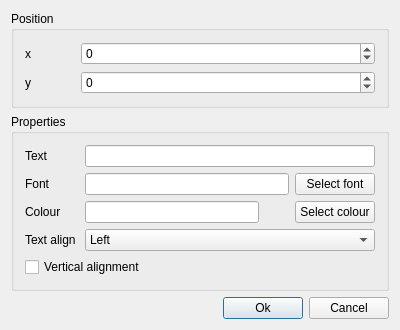
<?xml version="1.0" encoding="UTF-8"?>
<ui version="4.0">
 <class>EditText</class>
 <widget class="QWidget" name="EditText">
  <property name="geometry">
   <rect>
    <x>0</x>
    <y>0</y>
    <width>400</width>
    <height>321</height>
   </rect>
  </property>
  <property name="windowTitle">
   <string>Edit Text - %1</string>
  </property>
  <layout class="QVBoxLayout" name="verticalLayout_3">
   <item>
    <widget class="QGroupBox" name="groupBox_2">
     <property name="title">
      <string>Position</string>
     </property>
     <layout class="QVBoxLayout" name="verticalLayout_2">
      <item>
       <layout class="QHBoxLayout" name="horizontalLayout_5">
        <item>
         <widget class="QLabel" name="label_4">
          <property name="minimumSize">
           <size>
            <width>50</width>
            <height>0</height>
           </size>
          </property>
          <property name="maximumSize">
           <size>
            <width>50</width>
            <height>16777215</height>
           </size>
          </property>
          <property name="text">
           <string>x</string>
          </property>
         </widget>
        </item>
        <item>
         <widget class="QSpinBox" name="posX">
          <property name="minimum">
           <number>-2147483647</number>
          </property>
          <property name="maximum">
           <number>2147483647</number>
          </property>
         </widget>
        </item>
       </layout>
      </item>
      <item>
       <layout class="QHBoxLayout" name="horizontalLayout_6">
        <item>
         <widget class="QLabel" name="label_5">
          <property name="minimumSize">
           <size>
            <width>50</width>
            <height>0</height>
           </size>
          </property>
          <property name="maximumSize">
           <size>
            <width>50</width>
            <height>16777215</height>
           </size>
          </property>
          <property name="text">
           <string>y</string>
          </property>
         </widget>
        </item>
        <item>
         <widget class="QSpinBox" name="posY">
          <property name="minimum">
           <number>-2147483647</number>
          </property>
          <property name="maximum">
           <number>2147483647</number>
          </property>
         </widget>
        </item>
       </layout>
      </item>
     </layout>
    </widget>
   </item>
   <item>
    <widget class="QGroupBox" name="groupBox">
     <property name="title">
      <string>Properties</string>
     </property>
     <layout class="QVBoxLayout" name="verticalLayout">
      <item>
       <layout class="QHBoxLayout" name="horizontalLayout_2">
        <item>
         <widget class="QLabel" name="label">
          <property name="minimumSize">
           <size>
            <width>54</width>
            <height>0</height>
           </size>
          </property>
          <property name="maximumSize">
           <size>
            <width>54</width>
            <height>16777215</height>
           </size>
          </property>
          <property name="text">
           <string>Text</string>
          </property>
         </widget>
        </item>
        <item>
         <widget class="QLineEdit" name="text"/>
        </item>
       </layout>
      </item>
      <item>
       <layout class="QHBoxLayout" name="horizontalLayout_3">
        <item>
         <widget class="QLabel" name="label_2">
          <property name="minimumSize">
           <size>
            <width>54</width>
            <height>0</height>
           </size>
          </property>
          <property name="maximumSize">
           <size>
            <width>54</width>
            <height>16777215</height>
           </size>
          </property>
          <property name="text">
           <string>Font</string>
          </property>
         </widget>
        </item>
        <item>
         <widget class="QLineEdit" name="fontInfo">
          <property name="readOnly">
           <bool>true</bool>
          </property>
         </widget>
        </item>
        <item>
         <widget class="QPushButton" name="selectFont">
          <property name="text">
           <string>Select font</string>
          </property>
         </widget>
        </item>
       </layout>
      </item>
      <item>
       <layout class="QHBoxLayout" name="horizontalLayout_4">
        <item>
         <widget class="QLabel" name="label_3">
          <property name="minimumSize">
           <size>
            <width>54</width>
            <height>0</height>
           </size>
          </property>
          <property name="maximumSize">
           <size>
            <width>54</width>
            <height>16777215</height>
           </size>
          </property>
          <property name="text">
           <string>Colour</string>
          </property>
         </widget>
        </item>
        <item>
         <widget class="QLineEdit" name="colHex"/>
        </item>
        <item>
         <widget class="QLabel" name="colPreview">
          <property name="minimumSize">
           <size>
            <width>24</width>
            <height>0</height>
           </size>
          </property>
          <property name="maximumSize">
           <size>
            <width>24</width>
            <height>16777215</height>
           </size>
          </property>
          <property name="text">
           <string/>
          </property>
         </widget>
        </item>
        <item>
         <widget class="QPushButton" name="selectColour">
          <property name="text">
           <string>Select colour</string>
          </property>
         </widget>
        </item>
       </layout>
      </item>
      <item>
       <layout class="QHBoxLayout" name="horizontalLayout_7">
        <item>
         <widget class="QLabel" name="label_6">
          <property name="minimumSize">
           <size>
            <width>54</width>
            <height>0</height>
           </size>
          </property>
          <property name="maximumSize">
           <size>
            <width>54</width>
            <height>16777215</height>
           </size>
          </property>
          <property name="text">
           <string>Text align</string>
          </property>
         </widget>
        </item>
        <item>
         <widget class="QComboBox" name="textAlignment">
          <item>
           <property name="text">
            <string>Left</string>
           </property>
          </item>
          <item>
           <property name="text">
            <string>Center</string>
           </property>
          </item>
          <item>
           <property name="text">
            <string>Right</string>
           </property>
          </item>
         </widget>
        </item>
       </layout>
      </item>
      <item>
       <widget class="QCheckBox" name="isVerticalAlignment">
        <property name="text">
         <string>Vertical alignment</string>
        </property>
       </widget>
      </item>
     </layout>
    </widget>
   </item>
   <item>
    <spacer name="verticalSpacer">
     <property name="orientation">
      <enum>Qt::Vertical</enum>
     </property>
     <property name="sizeHint" stdset="0">
      <size>
       <width>20</width>
       <height>3</height>
      </size>
     </property>
    </spacer>
   </item>
   <item>
    <layout class="QHBoxLayout" name="horizontalLayout">
     <item>
      <spacer name="horizontalSpacer">
       <property name="orientation">
        <enum>Qt::Horizontal</enum>
       </property>
       <property name="sizeHint" stdset="0">
        <size>
         <width>40</width>
         <height>20</height>
        </size>
       </property>
      </spacer>
     </item>
     <item>
      <widget class="QPushButton" name="btnOk">
       <property name="text">
        <string>Ok</string>
       </property>
       <property name="default">
        <bool>true</bool>
       </property>
       <property name="flat">
        <bool>false</bool>
       </property>
      </widget>
     </item>
     <item>
      <widget class="QPushButton" name="btnCancel">
       <property name="text">
        <string>Cancel</string>
       </property>
      </widget>
     </item>
    </layout>
   </item>
  </layout>
 </widget>
 <layoutdefault spacing="6" margin="11"/>
 <resources/>
 <connections/>
</ui>
